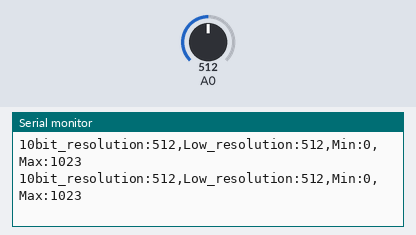
Simulated run of this sketch. Board: Arduino Uno, built with avr-gcc and run on an emulated ATmega328P. On the bench: the last lines printed to the serial monitor. Inputs (shaded band) come from the test bench; at power-on: A0 = 512.

Above: at 2.7 s.
2.8 s: A0 set to 136
At 2.83 s:
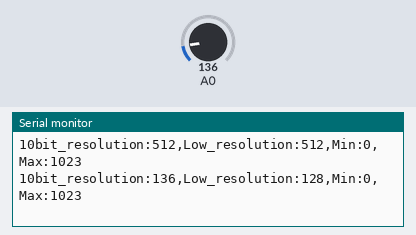
5.8 s: A0 set to 122
At 5.87 s:
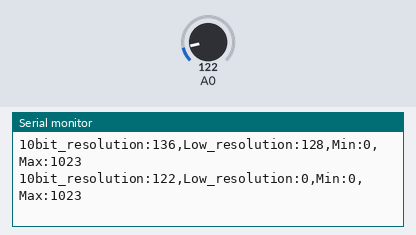
Timing chart, 0 to 8.8 s (numbered marks = the images above; inputs shaded):
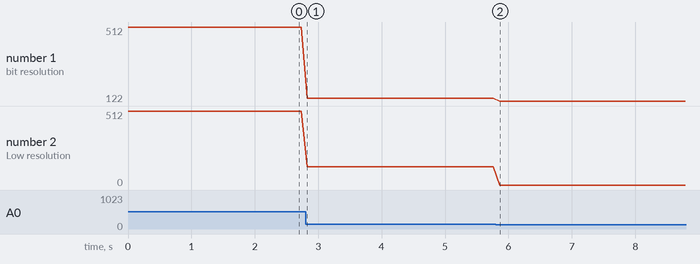

The sketch:

2_resolution_demo.ino
```cpp
int mask;
int sensorValue = 0, maskedsensorValue = 0;

void setup()
{
//mask = 0b0000001111111111;//10 bits
//mask = 0b0000001111111110;//9 bits
//mask = 0b0000001111111100;//8 bits
//mask = 0b0000001111000000;//4 bits
mask = 0b0000001110000000;//3 bits


Serial.begin(9600);
}


void loop()
{
sensorValue = analogRead(A0);
maskedsensorValue = sensorValue & mask;
Serial.print("10bit_resolution:");
Serial.print(sensorValue);
Serial.print(",");
Serial.print("Low_resolution:");
Serial.print(maskedsensorValue);
Serial.print(",");
Serial.print("Min:");
Serial.print(0);
Serial.print(",");
Serial.print("Max:");
Serial.println(1023);

delay(100);

}
```

Measured:
- after the input at 2.8 s, the serial monitor: prints a new line at once (image 1)
- after the input at 5.8 s, the serial monitor: prints a new line after 0.06 s (image 2)
- plotted number 1: 512 → 136 after the input at 2.8 s, 136 → 122 after the input at 5.8 s
- plotted number 2: 512 → 128 after the input at 2.8 s
